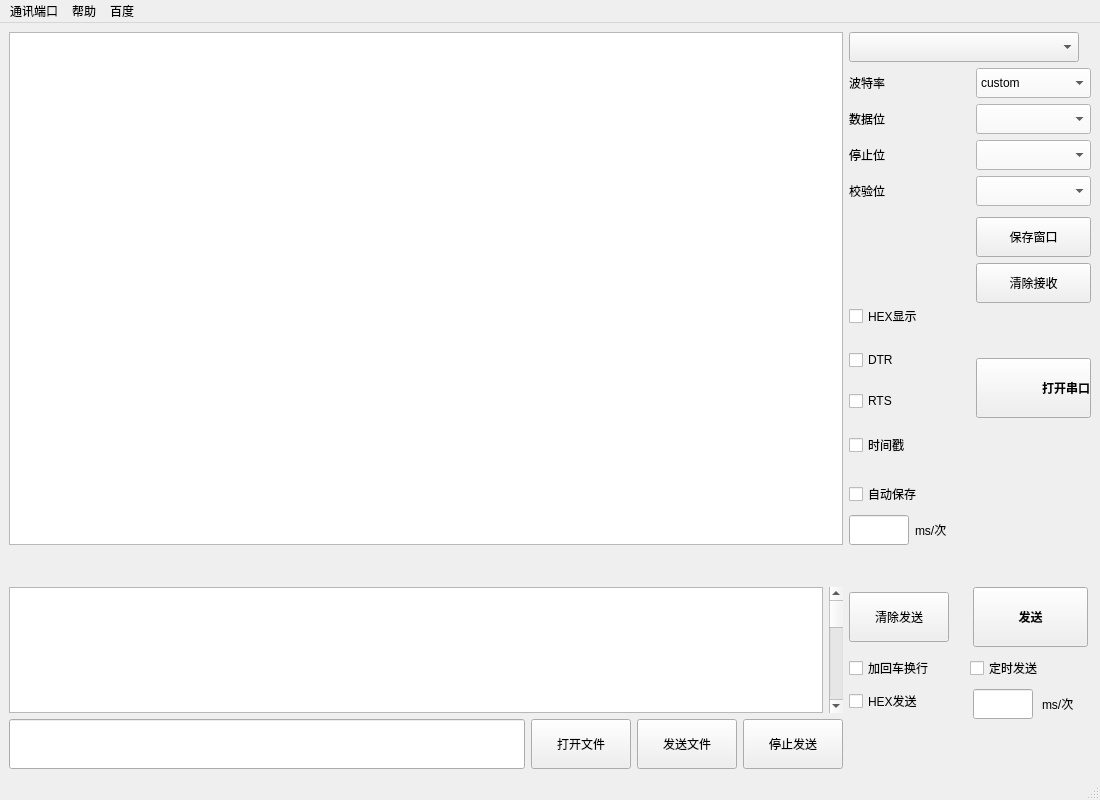
<?xml version="1.0" encoding="UTF-8"?>
<ui version="4.0">
 <class>SerialAssistant</class>
 <widget class="QMainWindow" name="SerialAssistant">
  <property name="geometry">
   <rect>
    <x>0</x>
    <y>0</y>
    <width>1100</width>
    <height>800</height>
   </rect>
  </property>
  <property name="sizePolicy">
   <sizepolicy hsizetype="Expanding" vsizetype="Expanding">
    <horstretch>0</horstretch>
    <verstretch>0</verstretch>
   </sizepolicy>
  </property>
  <property name="windowTitle">
   <string>AAA串口助手v1</string>
  </property>
  <property name="windowIcon">
   <iconset resource="resource.qrc">
    <normaloff>:/asset/alwaysdata.svg</normaloff>:/asset/alwaysdata.svg</iconset>
  </property>
  <widget class="QWidget" name="centralwidget">
   <layout class="QGridLayout" name="gridLayout">
    <item row="3" column="3" alignment="Qt::AlignLeft">
     <widget class="QPushButton" name="openCloseButton">
      <property name="minimumSize">
       <size>
        <width>115</width>
        <height>60</height>
       </size>
      </property>
      <property name="maximumSize">
       <size>
        <width>100</width>
        <height>60</height>
       </size>
      </property>
      <property name="font">
       <font>
        <pointsize>9</pointsize>
        <weight>75</weight>
        <bold>true</bold>
       </font>
      </property>
      <property name="layoutDirection">
       <enum>Qt::LeftToRight</enum>
      </property>
      <property name="styleSheet">
       <string notr="true">
text-align: right;</string>
      </property>
      <property name="text">
       <string>打开串口</string>
      </property>
      <property name="icon">
       <iconset resource="resource.qrc">
        <normaloff>:/asset/gray.png</normaloff>:/asset/gray.png</iconset>
      </property>
     </widget>
    </item>
    <item row="3" column="1">
     <layout class="QVBoxLayout" name="verticalLayout_5">
      <item>
       <widget class="QCheckBox" name="checkBox">
        <property name="text">
         <string>HEX显示</string>
        </property>
       </widget>
      </item>
      <item>
       <spacer name="verticalSpacer_3">
        <property name="orientation">
         <enum>Qt::Vertical</enum>
        </property>
        <property name="sizeHint" stdset="0">
         <size>
          <width>20</width>
          <height>40</height>
         </size>
        </property>
       </spacer>
      </item>
      <item>
       <widget class="QCheckBox" name="checkBox_2">
        <property name="text">
         <string>DTR</string>
        </property>
       </widget>
      </item>
      <item>
       <spacer name="verticalSpacer_4">
        <property name="orientation">
         <enum>Qt::Vertical</enum>
        </property>
        <property name="sizeHint" stdset="0">
         <size>
          <width>20</width>
          <height>40</height>
         </size>
        </property>
       </spacer>
      </item>
      <item>
       <widget class="QCheckBox" name="checkBox_3">
        <property name="text">
         <string>RTS</string>
        </property>
       </widget>
      </item>
      <item>
       <spacer name="verticalSpacer_5">
        <property name="orientation">
         <enum>Qt::Vertical</enum>
        </property>
        <property name="sizeHint" stdset="0">
         <size>
          <width>20</width>
          <height>40</height>
         </size>
        </property>
       </spacer>
      </item>
      <item>
       <widget class="QCheckBox" name="toggleTimestampBox">
        <property name="text">
         <string>时间戳</string>
        </property>
       </widget>
      </item>
      <item>
       <spacer name="verticalSpacer_6">
        <property name="orientation">
         <enum>Qt::Vertical</enum>
        </property>
        <property name="sizeHint" stdset="0">
         <size>
          <width>20</width>
          <height>40</height>
         </size>
        </property>
       </spacer>
      </item>
     </layout>
    </item>
    <item row="7" column="2" rowspan="3" colspan="2">
     <layout class="QVBoxLayout" name="verticalLayout_7">
      <item>
       <widget class="QCheckBox" name="checkBox_12">
        <property name="minimumSize">
         <size>
          <width>115</width>
          <height>30</height>
         </size>
        </property>
        <property name="text">
         <string>定时发送</string>
        </property>
       </widget>
      </item>
      <item>
       <layout class="QHBoxLayout" name="horizontalLayout_3">
        <item>
         <widget class="QLineEdit" name="lineEdit_6">
          <property name="sizePolicy">
           <sizepolicy hsizetype="Minimum" vsizetype="Minimum">
            <horstretch>0</horstretch>
            <verstretch>0</verstretch>
           </sizepolicy>
          </property>
          <property name="minimumSize">
           <size>
            <width>60</width>
            <height>30</height>
           </size>
          </property>
          <property name="maximumSize">
           <size>
            <width>60</width>
            <height>30</height>
           </size>
          </property>
         </widget>
        </item>
        <item>
         <widget class="QLabel" name="label_12">
          <property name="sizePolicy">
           <sizepolicy hsizetype="Minimum" vsizetype="Fixed">
            <horstretch>0</horstretch>
            <verstretch>0</verstretch>
           </sizepolicy>
          </property>
          <property name="minimumSize">
           <size>
            <width>45</width>
            <height>30</height>
           </size>
          </property>
          <property name="maximumSize">
           <size>
            <width>45</width>
            <height>30</height>
           </size>
          </property>
          <property name="text">
           <string>ms/次</string>
          </property>
         </widget>
        </item>
       </layout>
      </item>
      <item>
       <spacer name="verticalSpacer">
        <property name="orientation">
         <enum>Qt::Vertical</enum>
        </property>
        <property name="sizeHint" stdset="0">
         <size>
          <width>20</width>
          <height>40</height>
         </size>
        </property>
       </spacer>
      </item>
     </layout>
    </item>
    <item row="4" column="1" colspan="3">
     <layout class="QVBoxLayout" name="verticalLayout_6">
      <item>
       <widget class="QCheckBox" name="checkBox_11">
        <property name="minimumSize">
         <size>
          <width>115</width>
          <height>30</height>
         </size>
        </property>
        <property name="text">
         <string>自动保存</string>
        </property>
       </widget>
      </item>
      <item>
       <layout class="QHBoxLayout" name="horizontalLayout_2">
        <item>
         <widget class="QLineEdit" name="lineEdit_5">
          <property name="sizePolicy">
           <sizepolicy hsizetype="Minimum" vsizetype="Minimum">
            <horstretch>0</horstretch>
            <verstretch>0</verstretch>
           </sizepolicy>
          </property>
          <property name="minimumSize">
           <size>
            <width>60</width>
            <height>30</height>
           </size>
          </property>
          <property name="maximumSize">
           <size>
            <width>60</width>
            <height>30</height>
           </size>
          </property>
         </widget>
        </item>
        <item>
         <widget class="QLabel" name="label_11">
          <property name="sizePolicy">
           <sizepolicy hsizetype="Minimum" vsizetype="Fixed">
            <horstretch>0</horstretch>
            <verstretch>0</verstretch>
           </sizepolicy>
          </property>
          <property name="minimumSize">
           <size>
            <width>45</width>
            <height>30</height>
           </size>
          </property>
          <property name="maximumSize">
           <size>
            <width>45</width>
            <height>30</height>
           </size>
          </property>
          <property name="text">
           <string>ms/次</string>
          </property>
         </widget>
        </item>
        <item>
         <spacer name="horizontalSpacer">
          <property name="orientation">
           <enum>Qt::Horizontal</enum>
          </property>
          <property name="sizeHint" stdset="0">
           <size>
            <width>40</width>
            <height>20</height>
           </size>
          </property>
         </spacer>
        </item>
       </layout>
      </item>
     </layout>
    </item>
    <item row="7" column="1">
     <widget class="QCheckBox" name="checkBox_5">
      <property name="minimumSize">
       <size>
        <width>115</width>
        <height>30</height>
       </size>
      </property>
      <property name="maximumSize">
       <size>
        <width>115</width>
        <height>30</height>
       </size>
      </property>
      <property name="text">
       <string>加回车换行</string>
      </property>
     </widget>
    </item>
    <item row="8" column="1">
     <widget class="QCheckBox" name="checkBox_6">
      <property name="text">
       <string>HEX发送</string>
      </property>
     </widget>
    </item>
    <item row="0" column="1" colspan="3">
     <widget class="QComboBox" name="portComboBox">
      <property name="sizePolicy">
       <sizepolicy hsizetype="Minimum" vsizetype="Fixed">
        <horstretch>0</horstretch>
        <verstretch>0</verstretch>
       </sizepolicy>
      </property>
      <property name="minimumSize">
       <size>
        <width>230</width>
        <height>30</height>
       </size>
      </property>
      <property name="maximumSize">
       <size>
        <width>230</width>
        <height>30</height>
       </size>
      </property>
     </widget>
    </item>
    <item row="1" column="1" rowspan="2" colspan="2">
     <layout class="QVBoxLayout" name="verticalLayout_3">
      <item>
       <widget class="QLabel" name="label_2">
        <property name="sizePolicy">
         <sizepolicy hsizetype="Minimum" vsizetype="Fixed">
          <horstretch>0</horstretch>
          <verstretch>0</verstretch>
         </sizepolicy>
        </property>
        <property name="minimumSize">
         <size>
          <width>80</width>
          <height>30</height>
         </size>
        </property>
        <property name="maximumSize">
         <size>
          <width>80</width>
          <height>30</height>
         </size>
        </property>
        <property name="text">
         <string>波特率</string>
        </property>
       </widget>
      </item>
      <item>
       <widget class="QLabel" name="label_7">
        <property name="sizePolicy">
         <sizepolicy hsizetype="Minimum" vsizetype="Fixed">
          <horstretch>0</horstretch>
          <verstretch>0</verstretch>
         </sizepolicy>
        </property>
        <property name="minimumSize">
         <size>
          <width>80</width>
          <height>30</height>
         </size>
        </property>
        <property name="maximumSize">
         <size>
          <width>80</width>
          <height>30</height>
         </size>
        </property>
        <property name="text">
         <string>数据位</string>
        </property>
       </widget>
      </item>
      <item>
       <widget class="QLabel" name="label_8">
        <property name="sizePolicy">
         <sizepolicy hsizetype="Minimum" vsizetype="Fixed">
          <horstretch>0</horstretch>
          <verstretch>0</verstretch>
         </sizepolicy>
        </property>
        <property name="minimumSize">
         <size>
          <width>80</width>
          <height>30</height>
         </size>
        </property>
        <property name="maximumSize">
         <size>
          <width>80</width>
          <height>30</height>
         </size>
        </property>
        <property name="text">
         <string>停止位</string>
        </property>
       </widget>
      </item>
      <item>
       <widget class="QLabel" name="label_9">
        <property name="sizePolicy">
         <sizepolicy hsizetype="Minimum" vsizetype="Fixed">
          <horstretch>0</horstretch>
          <verstretch>0</verstretch>
         </sizepolicy>
        </property>
        <property name="minimumSize">
         <size>
          <width>80</width>
          <height>30</height>
         </size>
        </property>
        <property name="maximumSize">
         <size>
          <width>80</width>
          <height>30</height>
         </size>
        </property>
        <property name="text">
         <string>校验位</string>
        </property>
       </widget>
      </item>
      <item>
       <spacer name="verticalSpacer_2">
        <property name="orientation">
         <enum>Qt::Vertical</enum>
        </property>
        <property name="sizeHint" stdset="0">
         <size>
          <width>20</width>
          <height>40</height>
         </size>
        </property>
       </spacer>
      </item>
     </layout>
    </item>
    <item row="0" column="0" rowspan="5">
     <layout class="QVBoxLayout" name="verticalLayout_2">
      <item>
       <widget class="QTextEdit" name="outputTextEdit"/>
      </item>
     </layout>
    </item>
    <item row="1" column="3" rowspan="2">
     <layout class="QVBoxLayout" name="verticalLayout_4" stretch="0,0,0,0,0,0">
      <item>
       <widget class="QComboBox" name="baudRateComboBox">
        <property name="sizePolicy">
         <sizepolicy hsizetype="Minimum" vsizetype="Fixed">
          <horstretch>0</horstretch>
          <verstretch>0</verstretch>
         </sizepolicy>
        </property>
        <property name="minimumSize">
         <size>
          <width>115</width>
          <height>30</height>
         </size>
        </property>
        <property name="maximumSize">
         <size>
          <width>115</width>
          <height>30</height>
         </size>
        </property>
        <property name="styleSheet">
         <string notr="true">background-color: rgb(250, 250, 250);
</string>
        </property>
        <property name="currentText">
         <string>custom</string>
        </property>
        <item>
         <property name="text">
          <string>custom</string>
         </property>
        </item>
       </widget>
      </item>
      <item alignment="Qt::AlignRight">
       <widget class="QComboBox" name="dataBitsComboBox">
        <property name="sizePolicy">
         <sizepolicy hsizetype="Minimum" vsizetype="Fixed">
          <horstretch>0</horstretch>
          <verstretch>0</verstretch>
         </sizepolicy>
        </property>
        <property name="minimumSize">
         <size>
          <width>115</width>
          <height>30</height>
         </size>
        </property>
        <property name="maximumSize">
         <size>
          <width>115</width>
          <height>30</height>
         </size>
        </property>
        <property name="styleSheet">
         <string notr="true">background-color: rgb(250, 250, 250);
</string>
        </property>
        <property name="currentText">
         <string/>
        </property>
       </widget>
      </item>
      <item>
       <widget class="QComboBox" name="stopBitsComboBox">
        <property name="sizePolicy">
         <sizepolicy hsizetype="Minimum" vsizetype="Fixed">
          <horstretch>0</horstretch>
          <verstretch>0</verstretch>
         </sizepolicy>
        </property>
        <property name="minimumSize">
         <size>
          <width>115</width>
          <height>30</height>
         </size>
        </property>
        <property name="maximumSize">
         <size>
          <width>115</width>
          <height>30</height>
         </size>
        </property>
        <property name="styleSheet">
         <string notr="true">background-color: rgb(250, 250, 250);
</string>
        </property>
        <property name="currentText">
         <string/>
        </property>
       </widget>
      </item>
      <item>
       <widget class="QComboBox" name="parityComboBox">
        <property name="sizePolicy">
         <sizepolicy hsizetype="Minimum" vsizetype="Fixed">
          <horstretch>0</horstretch>
          <verstretch>0</verstretch>
         </sizepolicy>
        </property>
        <property name="minimumSize">
         <size>
          <width>115</width>
          <height>30</height>
         </size>
        </property>
        <property name="maximumSize">
         <size>
          <width>115</width>
          <height>30</height>
         </size>
        </property>
        <property name="styleSheet">
         <string notr="true">background-color: rgb(250, 250, 250);
</string>
        </property>
        <property name="currentText">
         <string/>
        </property>
       </widget>
      </item>
      <item>
       <widget class="QPushButton" name="openCloseButton_2">
        <property name="minimumSize">
         <size>
          <width>115</width>
          <height>40</height>
         </size>
        </property>
        <property name="maximumSize">
         <size>
          <width>115</width>
          <height>30</height>
         </size>
        </property>
        <property name="layoutDirection">
         <enum>Qt::LeftToRight</enum>
        </property>
        <property name="styleSheet">
         <string notr="true"/>
        </property>
        <property name="text">
         <string>保存窗口</string>
        </property>
       </widget>
      </item>
      <item>
       <widget class="QPushButton" name="clearReceiveButton">
        <property name="minimumSize">
         <size>
          <width>115</width>
          <height>40</height>
         </size>
        </property>
        <property name="maximumSize">
         <size>
          <width>115</width>
          <height>30</height>
         </size>
        </property>
        <property name="layoutDirection">
         <enum>Qt::LeftToRight</enum>
        </property>
        <property name="styleSheet">
         <string notr="true"/>
        </property>
        <property name="text">
         <string>清除接收</string>
        </property>
        <property name="autoDefault">
         <bool>false</bool>
        </property>
       </widget>
      </item>
     </layout>
    </item>
    <item row="9" column="0">
     <layout class="QHBoxLayout" name="horizontalLayout_5">
      <item>
       <widget class="QLineEdit" name="lineEdit">
        <property name="minimumSize">
         <size>
          <width>0</width>
          <height>50</height>
         </size>
        </property>
       </widget>
      </item>
      <item>
       <widget class="QPushButton" name="pushButton_12">
        <property name="minimumSize">
         <size>
          <width>100</width>
          <height>30</height>
         </size>
        </property>
        <property name="maximumSize">
         <size>
          <width>100</width>
          <height>50</height>
         </size>
        </property>
        <property name="text">
         <string>打开文件</string>
        </property>
       </widget>
      </item>
      <item>
       <widget class="QPushButton" name="pushButton_13">
        <property name="sizePolicy">
         <sizepolicy hsizetype="Minimum" vsizetype="Fixed">
          <horstretch>0</horstretch>
          <verstretch>0</verstretch>
         </sizepolicy>
        </property>
        <property name="minimumSize">
         <size>
          <width>100</width>
          <height>50</height>
         </size>
        </property>
        <property name="maximumSize">
         <size>
          <width>100</width>
          <height>50</height>
         </size>
        </property>
        <property name="text">
         <string>发送文件</string>
        </property>
       </widget>
      </item>
      <item alignment="Qt::AlignTop">
       <widget class="QPushButton" name="pushButton_14">
        <property name="minimumSize">
         <size>
          <width>100</width>
          <height>50</height>
         </size>
        </property>
        <property name="maximumSize">
         <size>
          <width>100</width>
          <height>30</height>
         </size>
        </property>
        <property name="text">
         <string>停止发送</string>
        </property>
       </widget>
      </item>
     </layout>
    </item>
    <item row="6" column="1">
     <widget class="QPushButton" name="clearSendButton">
      <property name="minimumSize">
       <size>
        <width>100</width>
        <height>50</height>
       </size>
      </property>
      <property name="maximumSize">
       <size>
        <width>100</width>
        <height>50</height>
       </size>
      </property>
      <property name="text">
       <string>清除发送</string>
      </property>
     </widget>
    </item>
    <item row="6" column="2" colspan="2" alignment="Qt::AlignHCenter">
     <widget class="QPushButton" name="sendButton">
      <property name="minimumSize">
       <size>
        <width>115</width>
        <height>60</height>
       </size>
      </property>
      <property name="maximumSize">
       <size>
        <width>115</width>
        <height>60</height>
       </size>
      </property>
      <property name="font">
       <font>
        <pointsize>9</pointsize>
        <weight>75</weight>
        <bold>true</bold>
       </font>
      </property>
      <property name="text">
       <string>发送</string>
      </property>
     </widget>
    </item>
    <item row="6" column="0" rowspan="3">
     <layout class="QHBoxLayout" name="horizontalLayout_4">
      <item>
       <widget class="QTextEdit" name="inputTextEdit"/>
      </item>
      <item>
       <widget class="QScrollBar" name="verticalScrollBar">
        <property name="orientation">
         <enum>Qt::Vertical</enum>
        </property>
       </widget>
      </item>
     </layout>
    </item>
    <item row="5" column="0">
     <widget class="QLabel" name="label">
      <property name="minimumSize">
       <size>
        <width>0</width>
        <height>30</height>
       </size>
      </property>
      <property name="maximumSize">
       <size>
        <width>16777215</width>
        <height>30</height>
       </size>
      </property>
      <property name="text">
       <string/>
      </property>
     </widget>
    </item>
   </layout>
  </widget>
  <widget class="QMenuBar" name="menubar">
   <property name="geometry">
    <rect>
     <x>0</x>
     <y>0</y>
     <width>1100</width>
     <height>29</height>
    </rect>
   </property>
   <widget class="QMenu" name="menu">
    <property name="title">
     <string>通讯端口</string>
    </property>
    <addaction name="refreshList"/>
    <addaction name="separator"/>
   </widget>
   <widget class="QMenu" name="menu_2">
    <property name="title">
     <string>帮助</string>
    </property>
    <addaction name="actioninformation"/>
   </widget>
   <widget class="QMenu" name="menu_3">
    <property name="title">
     <string>百度</string>
    </property>
   </widget>
   <addaction name="menu"/>
   <addaction name="menu_2"/>
   <addaction name="menu_3"/>
  </widget>
  <widget class="QStatusBar" name="statusbar"/>
  <action name="refreshList">
   <property name="text">
    <string>refreashLIst</string>
   </property>
  </action>
  <action name="actioninformation">
   <property name="text">
    <string>information</string>
   </property>
  </action>
 </widget>
 <resources>
  <include location="resource.qrc"/>
 </resources>
 <connections/>
</ui>
